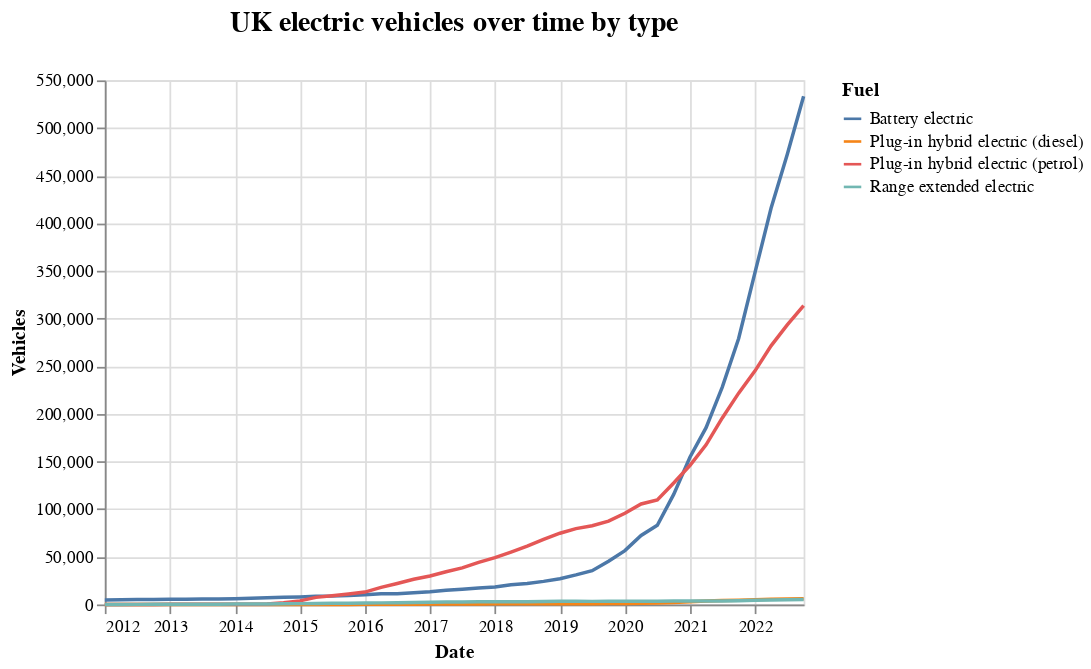

The notebook cell saved with this chart:
### Code cell
chart

### Figure 1 — Vega-Lite specification as saved in the notebook (floating-point values rounded to 4 significant figures; data arrays with more than 128 entries replaced by an {"elided": "..."} marker saying what was removed)
{"config": {"view": {"continuousWidth": 400, "continuousHeight": 300}, "title": {"anchor": "middle", "dy": -16, "fontSize": 16}}, "data": {"name": "data-a8a064c8b6d82807d2a44f7de2c8566e"}, "mark": "line", "encoding": {"color": {"field": "Fuel", "type": "nominal"}, "tooltip": [{"field": "Vehicles", "type": "quantitative"}, {"field": "Date", "type": "temporal"}], "x": {"field": "Date", "type": "temporal"}, "y": {"field": "Vehicles", "type": "quantitative"}}, "selection": {"selector001": {"type": "single", "nearest": true, "on": "mouseover", "fields": ["x"], "empty": "none"}}, "title": "UK electric vehicles over time by type", "$schema": "https://vega.github.io/schema/vega-lite/v4.17.0.json", "datasets": {"data-a8a064c8b6d82807d2a44f7de2c8566e": {"elided": "176 records"}}}
